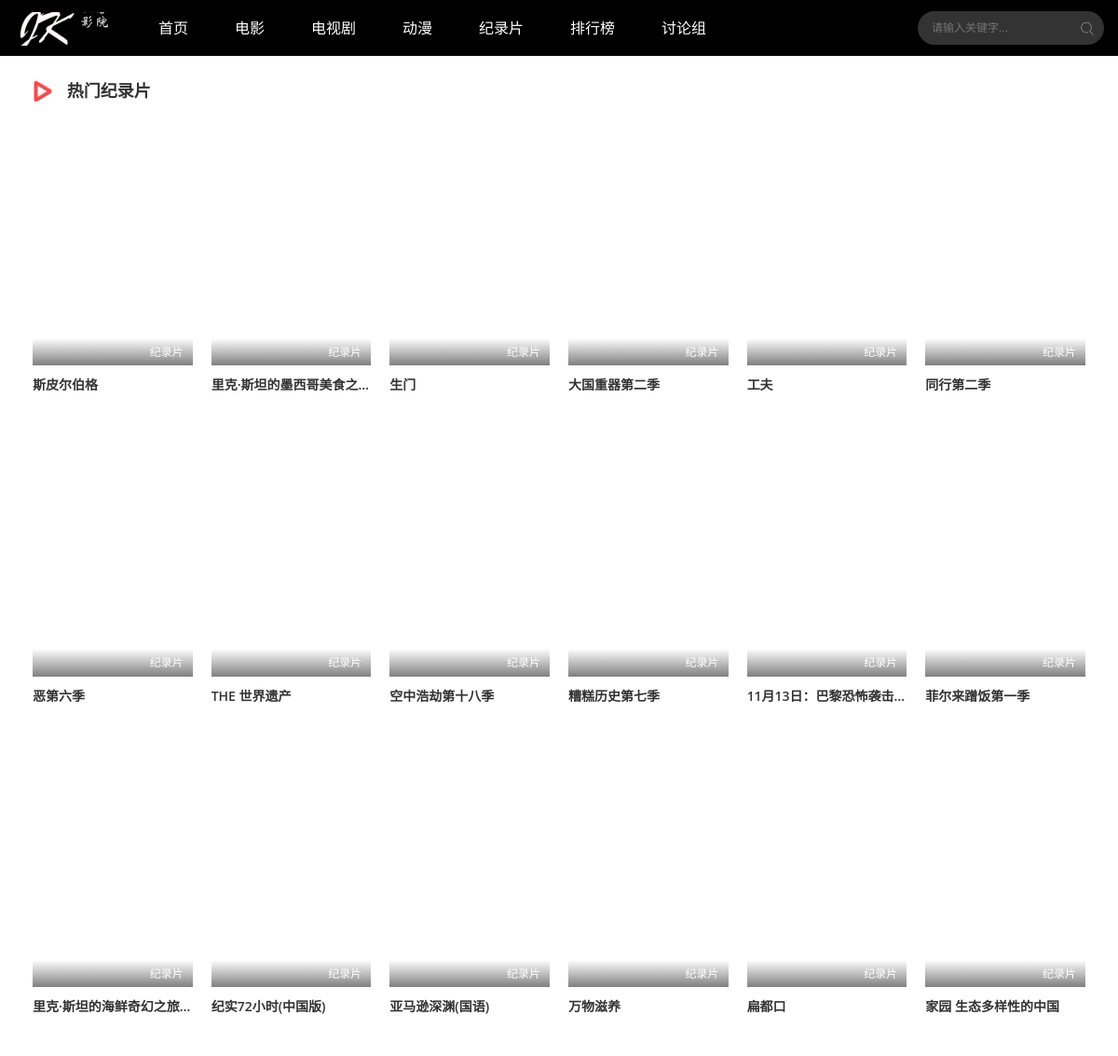
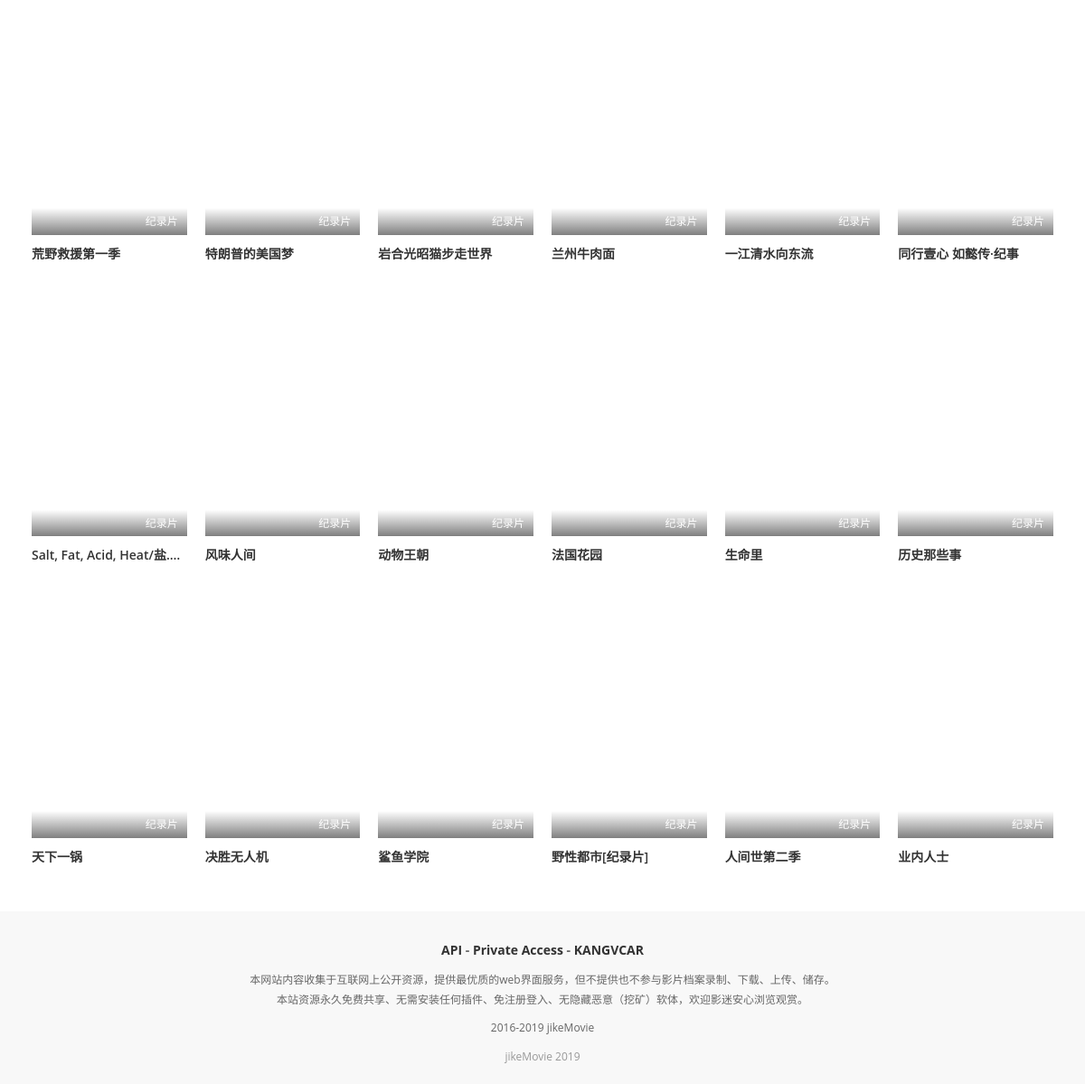
Page /front-end-v5.0/vod-id-4.php on the committed database (2 pictures, top to bottom).
### tables this page shows
CREATE TABLE `movie` (
  `mid` int(20) NOT NULL,
  `mname` varchar(50) DEFAULT NULL,
  `mimgurl` varchar(200) DEFAULT NULL,
  `mscore` varchar(20) DEFAULT NULL,
  `mdirector` varchar(20) DEFAULT NULL,
  `mstar` varchar(200) DEFAULT NULL,
  `mtype` varchar(50) DEFAULT NULL,
  `marea` varchar(20) DEFAULT NULL,
  `myear` varchar(20) DEFAULT NULL,
  `msumary` varchar(400) DEFAULT NULL,
  `mplayurl` varchar(400) DEFAULT NULL
);

### front-end-v5.0/lj_list_jilupian.php (the view)
<?php
    $hot_MovieSql = "SELECT mid, mname, mimgurl, mtype, mstar FROM movie WHERE mtype LIKE '纪录片' LIMIT 36;";
    $result17 = $conn->query($hot_MovieSql);
    if ($row = $result17->num_rows > 0) {
        while ($row = $result17->fetch_row()) {
          print <<<EOG
            <li class="col-md-6 col-sm-4 col-xs-3">
                <div class="stui-vodlist__box">
                    <a class="stui-vodlist__thumb lazyload" style="background-image: url('$row[2]');" href="./vod-detail.php?movid=$row[0]" title="$row[1]">
                        <span class="play hidden-xs">
                        </span>
                        <span class="pic-text text-right">
                            $row[3]
                        </span>
                    </a>
                    <div class="stui-vodlist__detail">
                        <h4 class="title text-overflow">
                            <a href="vod-detail-id-97290.html" title="$row[1]">
                                $row[1]
                            </a>
                        </h4>
                        <p class="text text-overflow text-muted hidden-xs">
                            $row[4]
                        </p>
                    </div>
                </div>
            </li>
EOG;
        }
    }
 ?>

### front-end-v5.0/stui_block.css (style rules this page uses)
html { height: 100%; }
body { margin: 0; font-family:PingFangTC-Light,微軟正黑體,Microsoft JhengHei,Open Sans,sans-serif; font-size:14px; line-height: 140%; }
ul, ol, li,dt,dd { margin:0; padding:0; list-style:none; }
p { margin:0 0 10px; }
* { -webkit-box-sizing:border-box; -moz-box-sizing:border-box; box-sizing:border-box }
:after,:before { -webkit-box-sizing:border-box; -moz-box-sizing:border-box; box-sizing:border-box }
.col-pd,.col-lg-1,.col-lg-10,.col-lg-2,.col-lg-3,.col-lg-4,.col-lg-5,.col-lg-6,.col-lg-7,.col-lg-8,.col-lg-9,.col-md-1,.col-md-10,.col-md-2,.col-md-3,.col-md-4,.col-md-5,.col-md-6,.col-md-7,.col-md-8,.col-md-9,.col-sm-1,.col-sm-10,.col-sm-2,.col-sm-3,.col-sm-4,.col-sm-5,.col-sm-6,.col-sm-7,.col-sm-8,.col-sm-9,.col-xs-1,.col-xs-10,.col-xs-2,.col-xs-3,.col-xs-4,.col-xs-5,.col-xs-6,.col-xs-7,.col-xs-8,.col-xs-9 { position:relative;min-height:1px;padding:10px }
.col-xs-1,.col-xs-10,.col-xs-2,.col-xs-3,.col-xs-4,.col-xs-5,.col-xs-6,.col-xs-7,.col-xs-8,.col-xs-9,.col-xs-wide-1,.col-xs-wide-10,.col-xs-wide-15,.col-xs-wide-2,.col-xs-wide-25,.col-xs-wide-3,.col-xs-wide-35,.col-xs-wide-4,.col-xs-wide-45,.col-xs-wide-5,.col-xs-wide-55,.col-xs-wide-6,.col-xs-wide-65,.col-xs-wide-7,.col-xs-wide-75,.col-xs-wide-8,.col-xs-wide-85,.col-xs-wide-9,.col-xs-wide-95 { float:left }
.col-xs-3 { width:33.3333333% }
@media (min-width: 768px) { .col-sm-1,.col-sm-10,.col-sm-2,.col-sm-3,.col-sm-4,.col-sm-5,.col-sm-6,.col-sm-7,.col-sm-8,.col-sm-9,.col-sm-wide-1,.col-sm-wide-10,.col-sm-wide-15,.col-sm-wide-2,.col-sm-wide-25,.col-sm-wide-3,.col-sm-wide-35,.col-sm-wide-4,.col-sm-wide-45,.col-sm-wide-5,.col-sm-wide-55,.col-sm-wide-6,.col-sm-wide-65,.col-sm-wide-7,.col-sm-wide-75,.col-sm-wide-8,.col-sm-wide-85,.col-sm-wide-9,.col-sm-wide-95 { float:left } }
@media (min-width: 768px) { .col-sm-4 { width:25% } }
@media (min-width: 992px) { .col-md-1,.col-md-10,.col-md-2,.col-md-3,.col-md-4,.col-md-5,.col-md-6,.col-md-7,.col-md-8,.col-md-9,.col-md-wide-1,.col-md-wide-10,.col-md-wide-15,.col-md-wide-2,.col-md-wide-25,.col-md-wide-3,.col-md-wide-35,.col-md-wide-4,.col-md-wide-45,.col-md-wide-5,.col-md-wide-55,.col-md-wide-6,.col-md-wide-65,.col-md-wide-7,.col-md-wide-75,.col-md-wide-8,.col-md-wide-85,.col-md-wide-9,.col-md-wide-95 { float:left } }
@media (min-width: 992px) { .col-md-6 { width:16.6666667% } }
h4 { font-size:16px; line-height: 22px; }
h1,h2,h3,h4,h5,h6 { font-weight: 400; margin-top:10px; margin-bottom:10px }
a,button { text-decoration:none; outline:none; -webkit-tap-highlight-color:rgba(0,0,0,0) }
.text-right { text-align: right; }
.text-overflow { width:100%; overflow:hidden; text-overflow:ellipsis; -o-text-overflow:ellipsis; white-space:nowrap; }
.pic-text { display: block; width: 100%; position: absolute; bottom: 0; left: 0; padding:5px 10px; font-size: 12px; overflow:hidden; text-overflow:ellipsis; -o-text-overflow:ellipsis; white-space:nowrap; }
.stui-vodlist__thumb { display: block; position: relative; padding-top: 150%; background: url(load.gif) no-repeat; background-position: 50% 50%; background-size: cover; }
.stui-vodlist__detail .title { font-size: 14px; margin-bottom: 0;font-weight: 600; }
.stui-vodlist__detail .text { min-height: 19px; font-size: 12px; margin-bottom: 0; margin-top: 5px; }

### front-end-v5.0/stui_block_color.css (style rules this page uses)
body { background: #FFFFFF; color: #666; }
a,h1, h2, h3, h4, h5, h6 { color: #333333; }
.text-muted { color: #999999; }
.pic-text,.pic-title-b { background-repeat: no-repeat; background-image: linear-gradient(transparent,rgba(0,0,0,.5)); color: #FFFFFF; }

### front-end-v5.0/stui_default.css (style rules this page uses)
body { padding-top: 60px; }

### rows in the picture
movie: mtype "纪录片", mname "斯皮尔伯格"
movie: mtype "纪录片", mname "里克·斯坦的墨西哥美食之旅"
movie: mtype "纪录片", mname "生门"
movie: mtype "纪录片", mname "大国重器第二季"
movie: mtype "纪录片", mname "工夫"
movie: mtype "纪录片", mname "同行第二季"
movie: mtype "纪录片", mname "恶第六季"
movie: mtype "纪录片", mname "THE 世界遗产"
movie: mtype "纪录片", mname "空中浩劫第十八季"
movie: mtype "纪录片", mname "糟糕历史第七季"
movie: mtype "纪录片", mname "11月13日：巴黎恐怖袭击…"
movie: mtype "纪录片", mname "菲尔来蹭饭第一季"
movie: mtype "纪录片", mname "里克·斯坦的海鲜奇幻之旅…"
movie: mtype "纪录片", mname "纪实72小时(中国版)"
movie: mtype "纪录片", mname "亚马逊深渊(国语)"
movie: mtype "纪录片", mname "万物滋养"
movie: mtype "纪录片", mname "扁都口"
movie: mtype "纪录片", mname "家园 生态多样性的中国"
movie: mtype "纪录片", mname "荒野救援第一季"
movie: mtype "纪录片", mname "特朗普的美国梦"
movie: mtype "纪录片", mname "岩合光昭猫步走世界"
movie: mtype "纪录片", mname "兰州牛肉面"
movie: mtype "纪录片", mname "一江清水向东流"
movie: mtype "纪录片", mname "同行壹心 如懿传·纪事"
movie: mtype "纪录片", mname "Salt, Fat, Acid, Heat/盐.…"
movie: mtype "纪录片", mname "风味人间"
movie: mtype "纪录片", mname "动物王朝"
movie: mtype "纪录片", mname "法国花园"
movie: mtype "纪录片", mname "生命里"
movie: mtype "纪录片", mname "历史那些事"
movie: mtype "纪录片", mname "天下一锅"
movie: mtype "纪录片", mname "决胜无人机"
movie: mtype "纪录片", mname "鲨鱼学院"
movie: mtype "纪录片", mname "野性都市[纪录片]"
movie: mtype "纪录片", mname "人间世第二季"
movie: mtype "纪录片", mname "业内人士"
